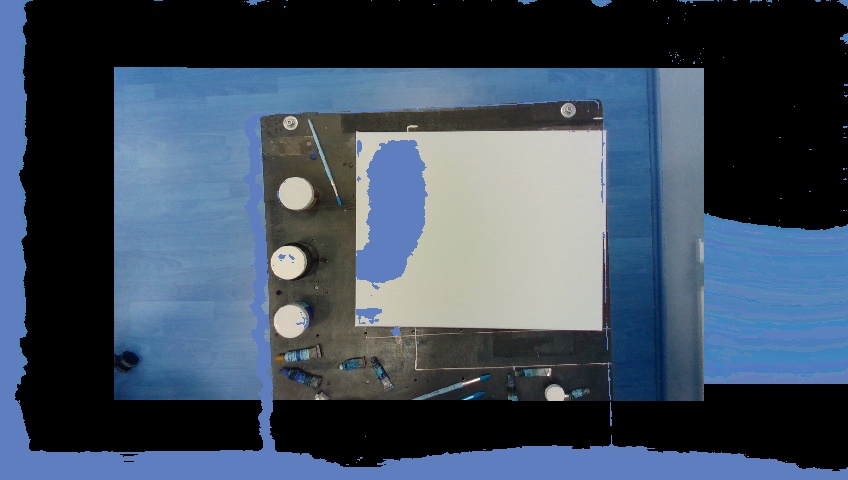
#> input picture 41.jpg, 848 x 480 px
$ python hsv_filter.py
#> lines starting #> are read from the running program, lines starting #| are printed output that depends on the picture; after the words box and inside, x2 and y2 are one past the last pixel; in counts of white or black regions, pixels touching at a corner belong together
#!/usr/bin/env python

import cv2
import numpy as np

if __name__ == '__main__':
    def nothing(*arg):
        pass

cv2.namedWindow( "result" ) #
cv2.namedWindow( "settings" ) #

fn = '41.jpg' #

#
cv2.createTrackbar('h1', 'settings', 0, 255, nothing)
#> slider 'h1' is set to 85
cv2.createTrackbar('s1', 'settings', 0, 255, nothing)
#> slider 's1' is set to 85
cv2.createTrackbar('v1', 'settings', 0, 255, nothing)
#> slider 'v1' is set to 85
cv2.createTrackbar('h2', 'settings', 255, 255, nothing)
cv2.createTrackbar('s2', 'settings', 255, 255, nothing)
cv2.createTrackbar('v2', 'settings', 255, 255, nothing)
crange = [0,0,0, 0,0,0]

while True:
    img = cv2.imread(fn)
#> img is the input picture: shape (480, 848, 3); mean B, G, R 94.5, 77.7, 63.6
    hsv = cv2.cvtColor(img, cv2.COLOR_BGR2HSV )
#> hsv: shape (480, 848, 3); mean H, S, V 56.2, 71, 97.1

    #
    h1 = cv2.getTrackbarPos('h1', 'settings')
    s1 = cv2.getTrackbarPos('s1', 'settings')
    v1 = cv2.getTrackbarPos('v1', 'settings')
    h2 = cv2.getTrackbarPos('h2', 'settings')
    s2 = cv2.getTrackbarPos('s2', 'settings')
    v2 = cv2.getTrackbarPos('v2', 'settings')

    #
    h_min = np.array((h1, s1, v1), np.uint8)
    h_max = np.array((h2, s2, v2), np.uint8)

    #
    thresh = cv2.inRange(hsv, h_min, h_max)
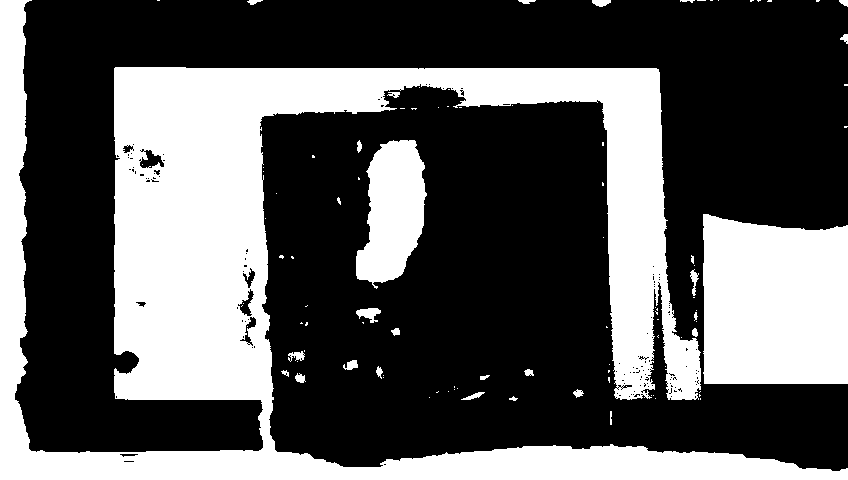
#> thresh: shape (480, 848); 35.9% white; 97 white regions (69 under 20 px), largest, box (x1, y1, x2, y2) and area: (0, 0, 848, 480) 114191, (703, 214, 848, 384) 22988, (356, 140, 427, 289) 7140

    cv2.imshow('result', thresh)

    ch = cv2.waitKey(5)
#> (key Esc is pressed here)
    if ch == 27:
        break


cv2.destroyAllWindows()
